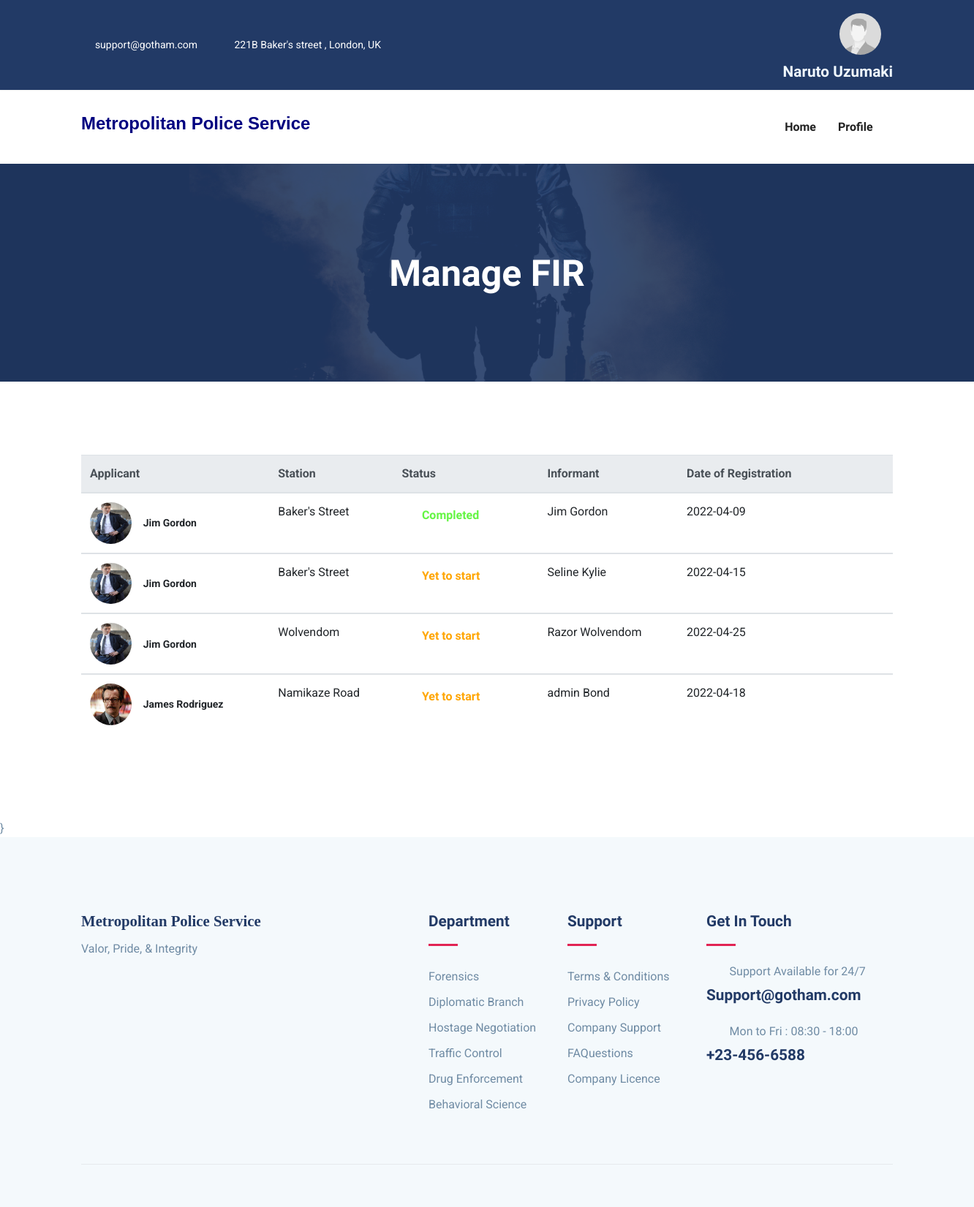
The app's page /Com/com-FIR/ (signed in) with its own data.
### Commissioner/models.py (models this page shows, shortened)
class Com(models.Model):
    fname = models.CharField(max_length=50)
    lname = models.CharField(max_length=50)
    user_id = models.CharField(max_length=20, unique=True)
    password = models.CharField(max_length=10)
    email = models.EmailField(unique=True)
    pic = models.FileField(upload_to = 'Profile', default='default.jpg')

### myapp/models.py (models this page shows, shortened)
class FIR(models.Model):
    applicant= models.ForeignKey(User,on_delete=models.CASCADE)
    police= models.ForeignKey(Station,on_delete=models.CASCADE)
    date= models.CharField(max_length=50,null=True,blank=True)
    idate= models.CharField(max_length=50)
    time= models.CharField(max_length=6)
    address= models.CharField(max_length=100)
    landmark= models.CharField(max_length=50)
    charge = models.CharField(max_length=100)
    victim = models.CharField(max_length=10, null=True,blank=True)
    ifname= models.CharField(max_length=50)
    ilname= models.CharField(max_length=50)
    dob= models.CharField(max_length=50)
    iid= models.FileField(upload_to ='Informant ID', null=True,blank=True)
    iaddress= models.CharField(max_length=100)
    evi=models.FileField(upload_to='Evidence', null = True,blank=True)
    sfname=models.CharField(max_length=50, null=True,blank=True)
    slname=models.CharField(max_length=50, null=True,blank=True)
    sdetail=models.TextField(null=True,blank=True)
    status=models.BooleanField(default=False)

class User(models.Model):
    fname= models.CharField(max_length=40)
    lname= models.CharField(max_length=40)
    email= models.EmailField(unique=True)
    phone= models.CharField(max_length=40)
    password=models.CharField(max_length=10)
    pic= models.FileField(upload_to = 'Profile', default='default.jpg')

class Station(models.Model):
    station = models.CharField(max_length=50)
    img = models.FileField(upload_to='Station', default='police station.jpg')
    address= models.TextField(null=True, blank=True)
    def __str__(self):
        return self.station

### Commissioner/views.py (the view)
# urls.py: path('com-FIR/',views.com_FIR,name='com-FIR'),
def com_FIR(request):
    com = Com.objects.get(email=request.session['email'])
    FIRs=FIR.objects.all()
    return render(request,'com-FIR.html',{'com':com, 'FIRs':FIRs})

### Commissioner/templates/com-FIR.html (shortened to what this page needs)
{% extends 'com-header.html' %}
{% load static %}
{% block content %}
<section class="page-title back-9550">
	<div class="container">
	  <div class="row">
		<div class="col-md-12">
		  <div class="block text-center">
			<h1 class="text-capitalize mb-5 text-lg">Manage FIR </h1>
		  </div>
		</div>
	  </div>
	</div>
  </section>
  <section class="contact-form-wrap section">
    <div class="container">
        <div class="row">
            <div class="col-lg-12 col-md-12 col-sm-12">
            <table class="table align-items-center table-flush">
                <thead class="thead-light">
                    <tr>
                        <th scope="col" class="sort" data-sort="name">Applicant</th>
                        <th scope="col" class="sort" data-sort="budget">Station</th>
                        <th scope="col" class="sort" data-sort="status">Status</th>
                        <th scope="col">Informant</th>
                        <th scope="col">Date of Registration</th>
                        <th>          </th>
                    </tr>
                </thead>
                {% for entry in FIRs %}
                <div class="row">
                  <tbody class="list">
                      <th scope="row">
                      <div class="media align-items-center">
                          <a href="#" class="avatar rounded-circle mr-3">
                          <img alt="Image placeholder" src="{{entry.applicant.pic.url}}" style = "border-radius: 3cm; height : 1.5cm ; width : 1.5cm;">
                          </a>
                          <div class="media-body">
                          <span class="name mb-0 text-sm">{{entry.applicant.fname}} {{entry.applicant.lname}}</span>
                          </div>
                      </div>
                      </th>
                      <td class="budget">
                      {{entry.police}}
                    </td>
                      <td>
                      <span class="badge badge-dot mr-4">
                          {% if entry.status == True %}
                          <h6 style="color: #63f542;"><i class="icofont-tick-mark" style="color: #63f542; font-size: 150%;"></i> Completed</h6>
                          {% else %}
                          <h6 style="color: orange;"><i class="icofont-sand-clock" style="color: orange;font-size: 150%;" ></i> Yet to start</h6>
                          {% endif %}
                      </span>
                      </td>
                      <td>
                      {{entry.ifname}} {{entry.ilname}}
                      </td>
                      <td>
                      {{entry.idate}}
                      </td>
                      <td>
                        <div class="nav-item dropdown">
                          <a class="nav-link dropdown-toggle" data-toggle="dropdow"><i class="icofont-listine-dots"></i></a>
                        </div>
                      </td>
                  </tbody>
                  {% endfor %}
            </table>
        </div>
    </div>
</div>
</section>
{% endblock %}

### Commissioner/templates/com-header.html (shortened to what this page needs)
{% load static %}
<!DOCTYPE html>
<html lang="zxx">
<head>
  <link rel="stylesheet" href="{% static 'plugins/bootstrap/css/bootstrap.min.css' %}">
  <link rel="stylesheet" href="{% static 'plugins/icofont/icofont.min.css' %}">
  <link rel="stylesheet" href="{% static 'plugins/slick-carousel/slick/slick.css' %}">
  <link rel="stylesheet" href="{% static 'plugins/slick-carousel/slick/slick-theme.css' %}">
  <link rel="stylesheet" href="{% static 'css/style.css' %}">
</head>
<body id="top">
<header>
	<div class="header-top-bar">
		<div class="container">
			<div class="row align-items-center">
				<div class="col-lg-6">
					<ul class="top-bar-info list-inline-item pl-0 mb-0">
						<li class="list-inline-item"><a href="mailto:support@gmail.com"><i class="icofont-support-faq mr-2"></i>support@gotham.com</a></li>
						<li class="list-inline-item"><i class="icofont-location-pin mr-2"></i>221B Baker's street , London, UK </li>
					</ul>
				</div>
				<div class="col-lg-6">
					<div class="text-lg-right top-right-bar mt-2 mt-lg-0">
						<a class="nav-link active" href="">
							{% if adm.pic.url %}
							<img src="{{com.pic.url}}" alt = "image placeholder" style = "border-radius: 3cm; height : 1.5cm ; width : 1.5cm;">
							{% else %}
							<img src="{% static 'default.jpg' %}" alt = "image placeholder" style = "border-radius: 3cm; height : 1.5cm ; width : 1.5cm;">
							{% endif %}
						</a>
						<span class="h4" style = "color:aliceblue">{{com.fname}} {{com.lname}}</span>
					</div>
				</div>
			</div>
		</div>
	</div>
	<nav class="navbar navbar-expand-lg navigation" id="navbar">
		<div class="container">
				<h3 style = "font-family: sans-serif; color : navy">Metropolitan Police Service</h3>
		  <div class="collapse navbar-collapse" id="navbarmain">
			<ul class="navbar-nav ml-auto">
			  <li class="nav-item active">
				<a class="nav-link active" href="{% url 'com-index' %}">
					<span class="nav-link-text">Home</span>
				  </a>
			  </li>
              <li class="nav-item dropdown">
				<a class="nav-link dropdown-toggle" href="#" id="dropdown03" data-toggle="dropdown" aria-haspopup="true" aria-expanded="false">Profile<i class="icofont-thin-down"></i></a>
			  </li>
			</ul>
		  </div>
		</div>
	</nav>
</header>
{% block content %}
{% endblock %}}
<footer class="footer section gray-bg">
	<div class="container">
		<div class="row">
			<div class="col-lg-4 mr-auto col-sm-6">
				<div class="widget mb-5 mb-lg-0">
					<h4 style = " font-family:fantasy ;">Metropolitan Police Service</h4>
					<p>Valor, Pride, & Integrity</p>
					<ul class="list-inline footer-socials mt-4">
						<li class="list-inline-item"><i class="icofont-facebook"></i></li>
						<li class="list-inline-item"><i class="icofont-twitter"></i></li>
						<li class="list-inline-item"><i class="icofont-linkedin"></i></li>
					</ul>
				</div>
			</div>
			<div class="col-lg-2 col-md-6 col-sm-6">
				<div class="widget mb-5 mb-lg-0">
					<h4 class="text-capitalize mb-3">Department</h4>
					<div class="divider mb-4"></div>
					<ul class="list-unstyled footer-menu lh-35">
						<li>Forensics</li>
						<li>Diplomatic Branch</li>
						<li>Hostage Negotiation</li>
						<li>Traffic Control</li>
						<li>Drug Enforcement</li>
						<li>Behavioral Science</li>
					</ul>
				</div>
			</div>
			<div class="col-lg-2 col-md-6 col-sm-6">
				<div class="widget mb-5 mb-lg-0">
					<h4 class="text-capitalize mb-3">Support</h4>
					<div class="divider mb-4"></div>
					<ul class="list-unstyled footer-menu lh-35">
						<li><a href="#">Terms & Conditions</a></li>
						<li><a href="#">Privacy Policy</a></li>
						<li><a href="#">Company Support </a></li>
						<li><a href="#">FAQuestions</a></li>
						<li><a href="#">Company Licence</a></li>
					</ul>
				</div>
			</div>
			<div class="col-lg-3 col-md-6 col-sm-6">
				<div class="widget widget-contact mb-5 mb-lg-0">
					<h4 class="text-capitalize mb-3">Get in Touch</h4>
					<div class="divider mb-4"></div>
					<div class="footer-contact-block mb-4">
						<div class="icon d-flex align-items-center">
							<i class="icofont-email mr-3"></i>
							<span class="h6 mb-0">Support Available for 24/7</span>
						</div>
						<h4 class="mt-2">Support@gotham.com</a></h4>
					</div>
					<div class="footer-contact-block">
						<div class="icon d-flex align-items-center">
							<i class="icofont-support mr-3"></i>
							<span class="h6 mb-0">Mon to Fri : 08:30 - 18:00</span>
						</div>
						<h4 class="mt-2">+23-456-6588</h4>
					</div>
				</div>
			</div>
		</div>
		<div class="footer-btm py-4 mt-5">
		</div>
	</div>
</footer>
  </html>

### myapp/static/css/style.css (style rules this page uses)
html { overflow-x: hidden; }
body { line-height: 1.6; font-family: "Roboto", sans-serif; -webkit-font-smoothing: antialiased; font-size: 16px; color: #6F8BA4; font-weight: 400; }
h1, .h1, h2, .h2, h3, .h3, h4, .h4, h5, .h5, h6, .h6 { font-family: "Exo", sans-serif; font-weight: 700; color: #222; }
h1, .h1 { font-size: 2.5rem; }
h3, .h3 { font-size: 1.5rem; }
h4, .h4 { font-size: 1.3rem; line-height: 30px; }
h6, .h6 { font-size: 1rem; }
p { line-height: 30px; }
.section { padding: 100px 0; }
.text-sm { font-size: 14px; }
.text-lg { font-size: 3.75rem; }
a { color: #222; text-decoration: none; transition: all .35s ease; }
.page-title { padding: 120px 0px 70px 0px; position: relative; }
.page-title .block h1 { color: #fff; }
.text-lg { font-size: 50px; }
.gray-bg { background: #f4f9fc; }
#navbarmain { padding: 20px 0px; }
#navbarmain .nav-link { font-weight: 600; padding: 10px 15px; color: #222; font-family: "Exo", sans-serif; text-transform: capitalize; font-size: 16px; transition: all .25s ease; }
.dropdown-toggle::after { display: none; }
.header-top-bar { background: #223a66; font-size: 14px; padding: 10px 0px; box-shadow: 0 1px 2px rgba(0, 0, 0, 0.05); color: #fff; }
.top-bar-info li a { color: #fff; margin-right: 20px; }
.back-9550 { background: url("../images/bg/swat.jpg") no-repeat 50% 50%; background-size: cover; position: relative; }
.divider { width: 40px; height: 5px; background: #e12454; }
.lh-35 { line-height: 35px; }
.footer { padding-bottom: 10px; }
.widget .divider { height: 3px; }
.widget h4 { color: #223a66; }
.widget .footer-menu a { color: #6F8BA4; }
.footer-contact-block span { font-weight: 400; color: #6F8BA4; }
.footer-contact-block i { font-size: 20px; }
.footer-btm { border-top: 1px solid rgba(0, 0, 0, 0.06); }

### records on screen
Com: fname "Naruto", lname "Uzumaki"
FIR: applicant.pic (picture), applicant.fname "Jim", applicant.lname "Gordon", police "Baker's Street", status True (drawn), ifname "Jim", ilname "Gordon", idate "2022-04-09"
FIR: applicant.pic (picture), applicant.fname "Jim", applicant.lname "Gordon", police "Baker's Street", status False (drawn), ifname "Seline", ilname "Kylie", idate "2022-04-15"
FIR: applicant.pic (picture), applicant.fname "Jim", applicant.lname "Gordon", police "Wolvendom", status False (drawn), ifname "Razor", ilname "Wolvendom", idate "2022-04-25"
FIR: applicant.pic (picture), applicant.fname "James", applicant.lname "Rodriguez", police "Namikaze Road", status False (drawn), ifname "admin", ilname "Bond", idate "2022-04-18"
